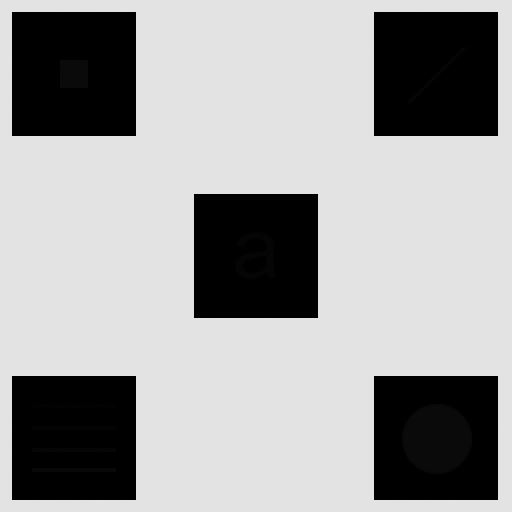
#> input picture Assignment_32/input/hidden_item.tif, 512 x 512 px
$ jupyter execute average_reveal.ipynb
#> lines starting #> are read from the running program, lines starting #| are printed output that depends on the picture
[cell 1]
import cv2
import numpy as np
import matplotlib.pyplot as plt

[cell 2]
hidden_item_image = cv2.imread("input/hidden_item.tif", cv2.IMREAD_GRAYSCALE)
#> hidden_item_image is the input picture: shape (512, 512); min 0, max 228, mean 160.7

[cell 3]
def noise_redactor(image, array_size, kernel_size):

#> called with array_size = 3, kernel_size = 1
    kernel = np.ones((array_size, array_size),
                     dtype=np.uint8) // kernel_size

    result = cv2.filter2D(image, -1, kernel)
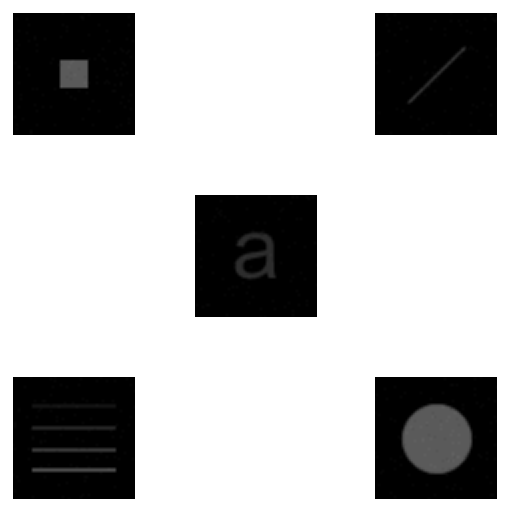
#> result: shape (512, 512); min 0, max 255, mean 184.7

    return result

[cell 4]
avg_kernel_3x3_1 = noise_redactor(hidden_item_image, 3, 1)
avg_kernel_3x3_2 = noise_redactor(hidden_item_image, 3, 0.2)
#> call 2 of noise_redactor, with array_size = 3, kernel_size = 0.2
#> in noise_redactor (call 2), `result = cv2.filter2D(image, -1, kernel)`:
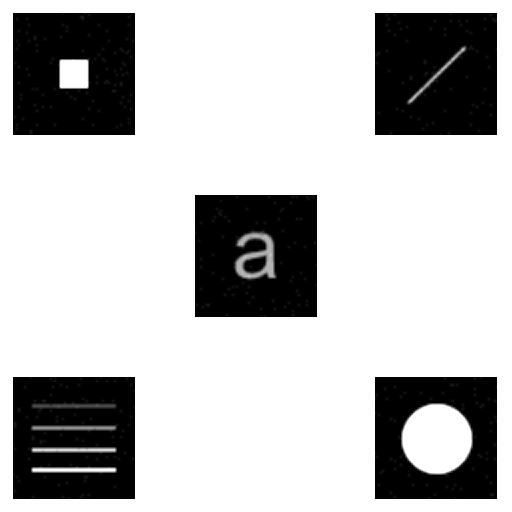
#> result: shape (512, 512); min 0, max 255, mean 189.2
avg_kernel_3x3_3 = noise_redactor(hidden_item_image, 3, 0.04)
#> call 3 of noise_redactor, with array_size = 3, kernel_size = 0.04
#> in noise_redactor (call 3), `result = cv2.filter2D(image, -1, kernel)`:
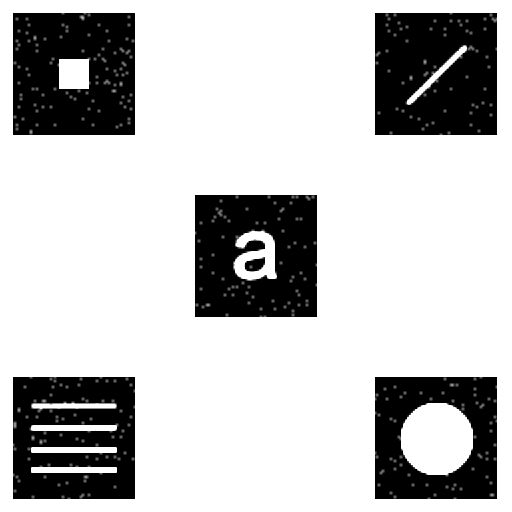
#> result: shape (512, 512); min 0, max 255, mean 192.6

result_list = np.hstack(
    (hidden_item_image, avg_kernel_3x3_1, avg_kernel_3x3_2, avg_kernel_3x3_3))
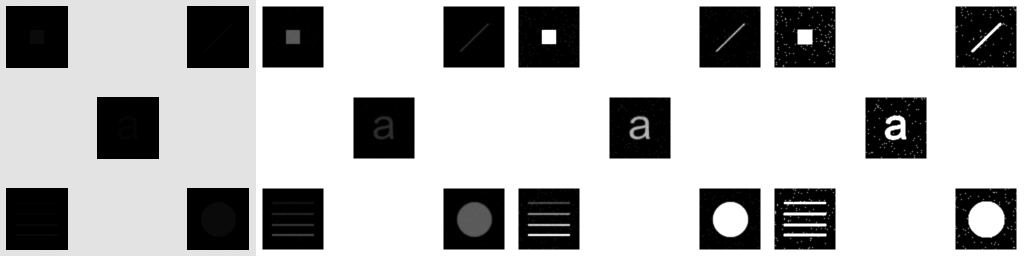
#> result_list: shape (512, 2048) (shown at 1/2 size); min 0, max 255, mean 181.8

plt.imshow(result_list, cmap="gray")
plt.axis(False)
plt.show()

[cell 5]
avg_kernel_5x5_1 = noise_redactor(hidden_item_image, 5, 1)
#> call 4 of noise_redactor, with array_size = 5, kernel_size = 1
#> in noise_redactor (call 4), `result = cv2.filter2D(image, -1, kernel)`:
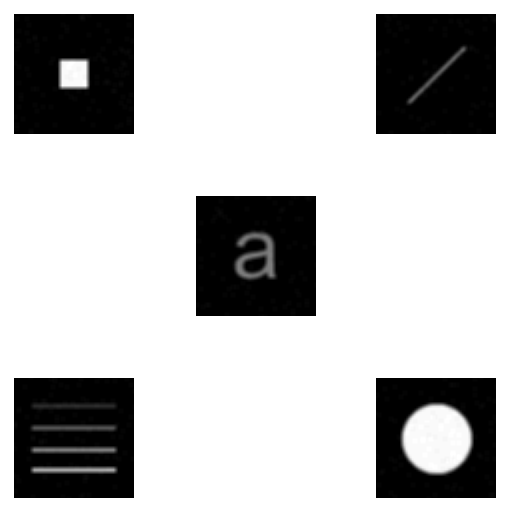
#> result: shape (512, 512); min 0, max 255, mean 190.7
avg_kernel_5x5_2 = noise_redactor(hidden_item_image, 5, 0.2)
#> in noise_redactor (call 5), `result = cv2.filter2D(image, -1, kernel)`:
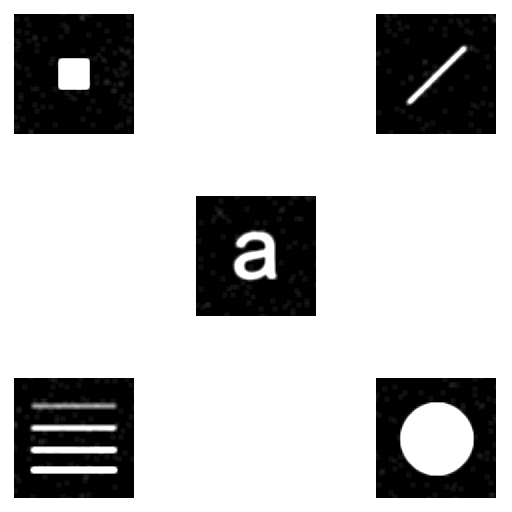
#> result: shape (512, 512); min 0, max 255, mean 194.3
avg_kernel_5x5_3 = noise_redactor(hidden_item_image, 5, 0.04)
#> in noise_redactor (call 6), `result = cv2.filter2D(image, -1, kernel)`:
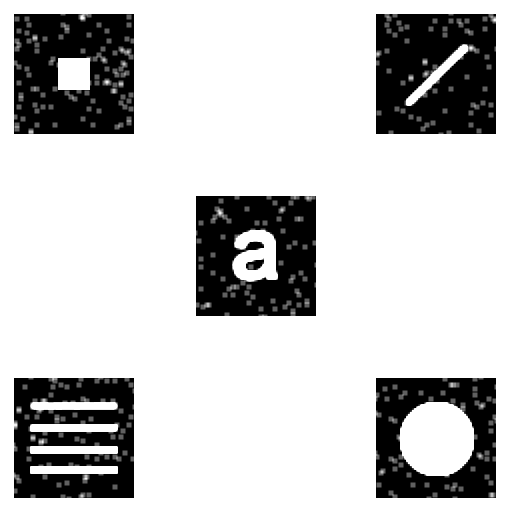
#> result: shape (512, 512); min 0, max 255, mean 198.9

result_list = np.hstack(
    (hidden_item_image, avg_kernel_5x5_1, avg_kernel_5x5_2, avg_kernel_5x5_3))
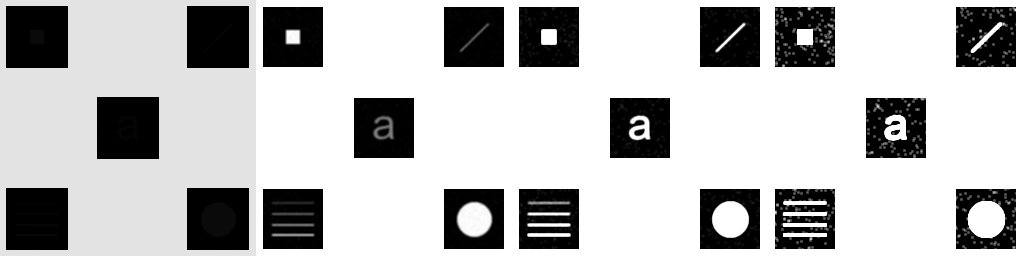
#> result_list: shape (512, 2048) (shown at 1/2 size); min 0, max 255, mean 186.1

plt.imshow(result_list, cmap="gray")
plt.axis(False)
plt.show()

$ run again, with Assignment_32/input/house.jpg saved as Assignment_32/input/hidden_item.tif
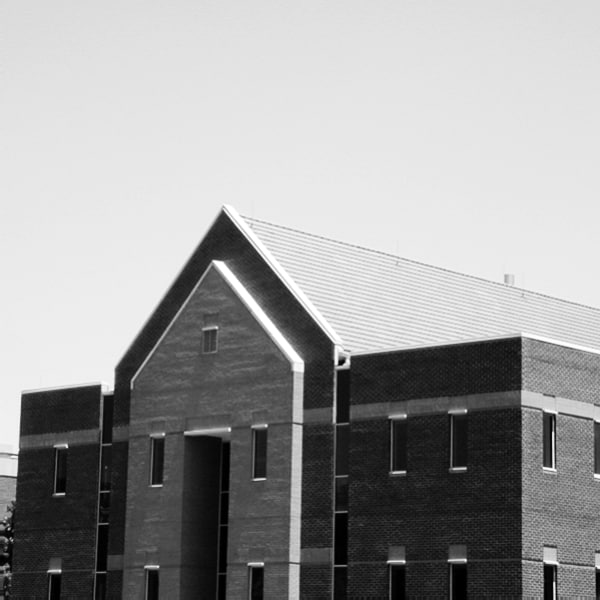
#> input picture Assignment_32/input/house.jpg, 600 x 600 px
#> hidden_item_image is the input picture: shape (600, 600); min 0, max 255, mean 155.9
#> in noise_redactor (call 2), `result = cv2.filter2D(image, -1, kernel)`:
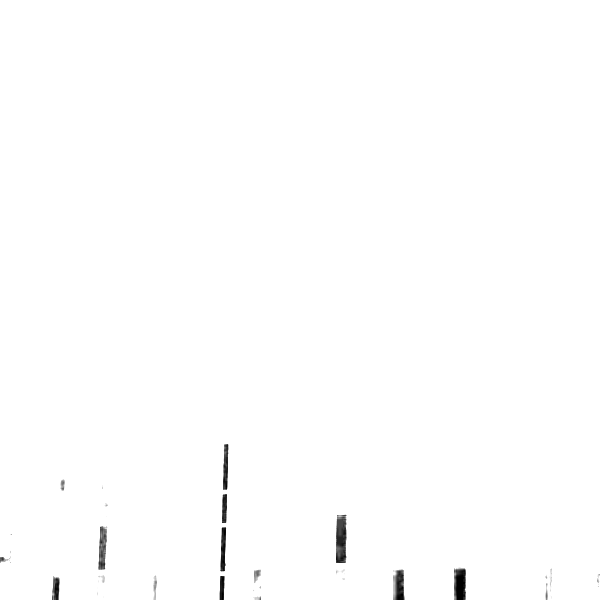
#> result: shape (600, 600); min 0, max 255, mean 253.7
#> `result_list = np.hstack( (hidden_item_image, avg_kernel_5x5_1, avg_ker..`:
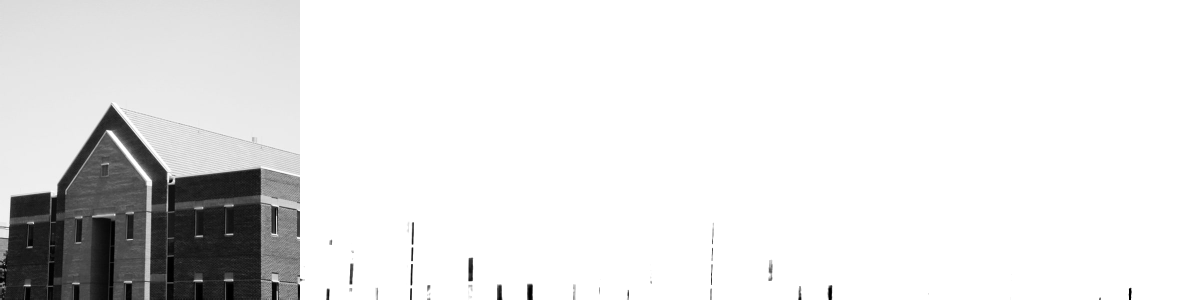
#> result_list: shape (600, 2400) (shown at 1/2 size); min 0, max 255, mean 229.8
